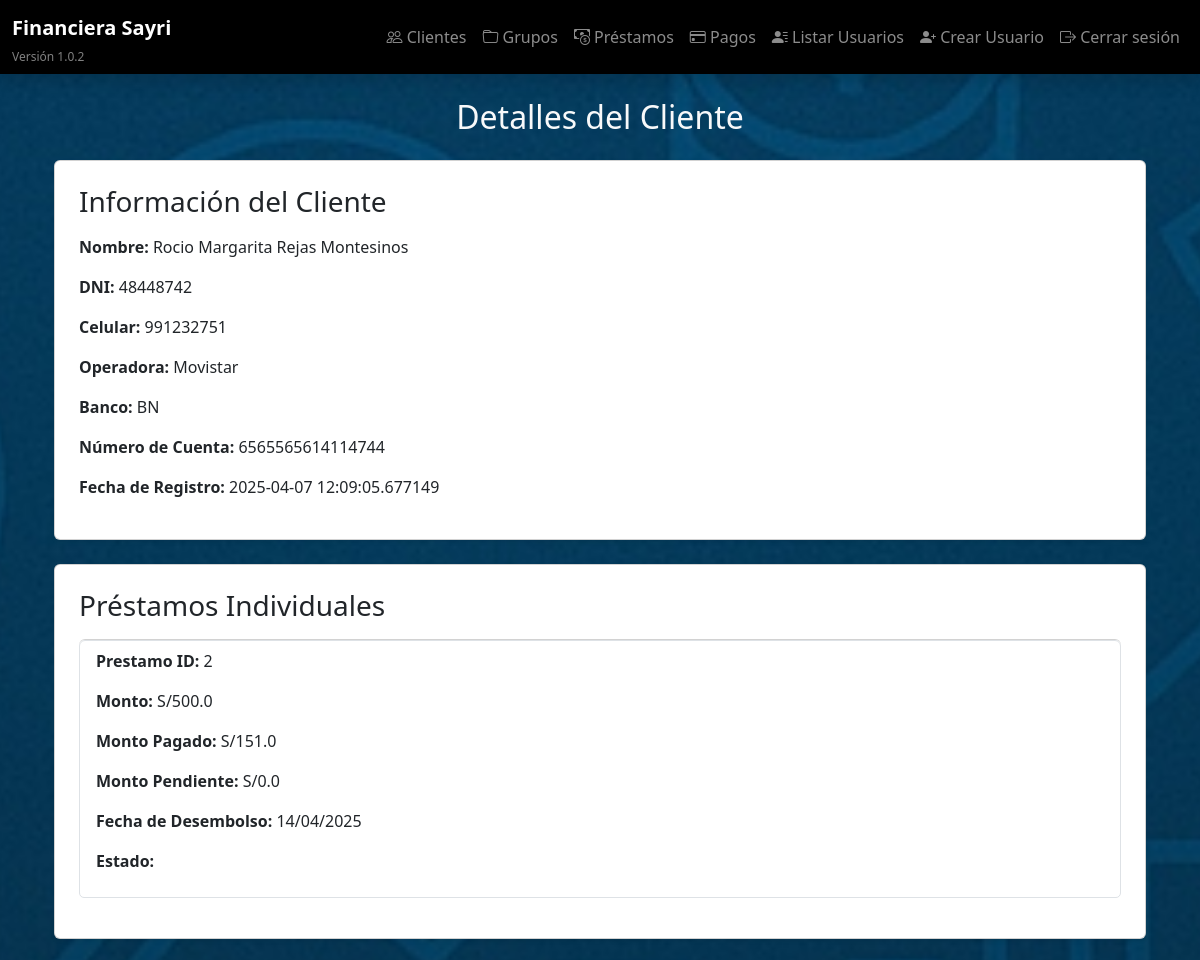
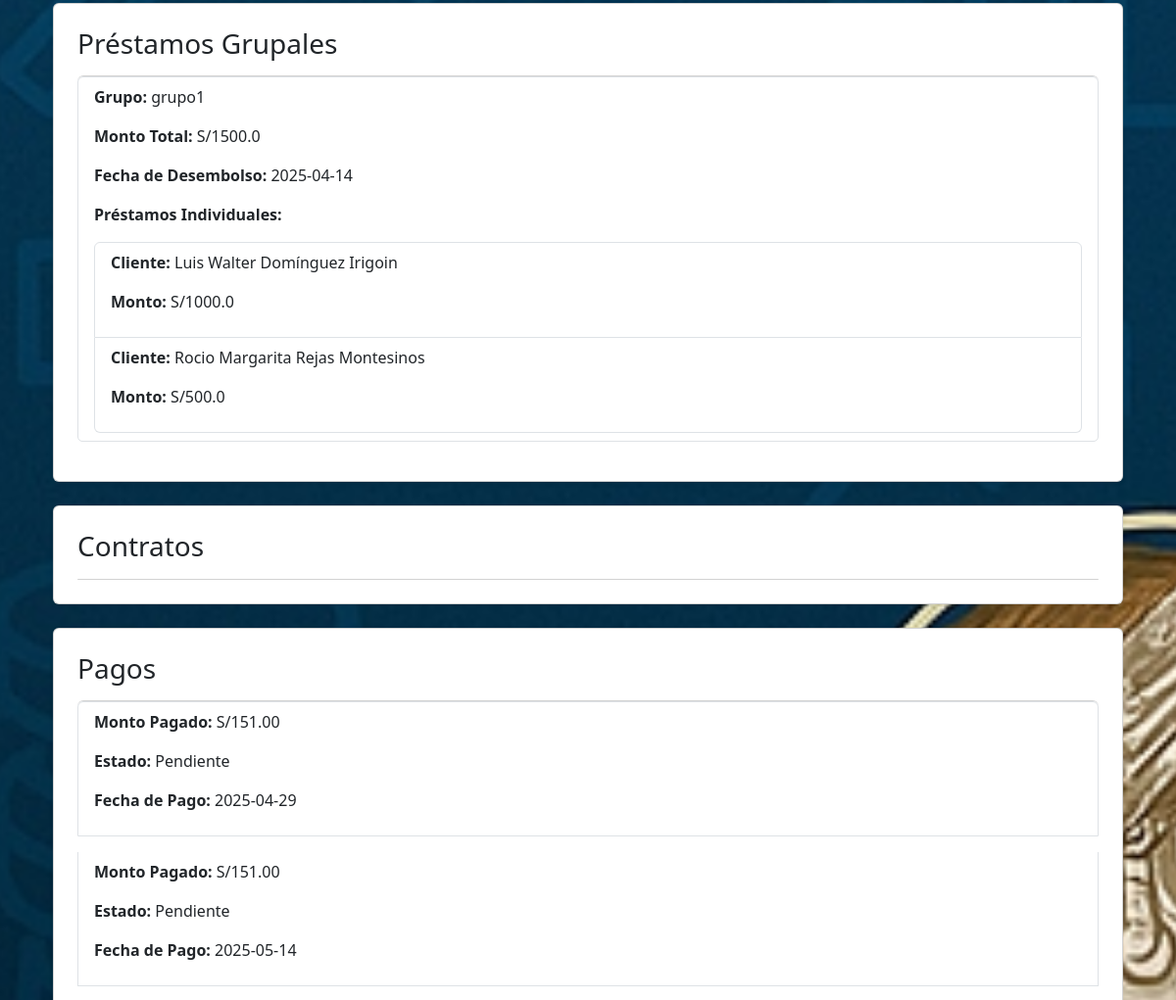
/clientes/3 (signed in, upper part), run on an earlier commit of the app's database (2 pictures, top to bottom).
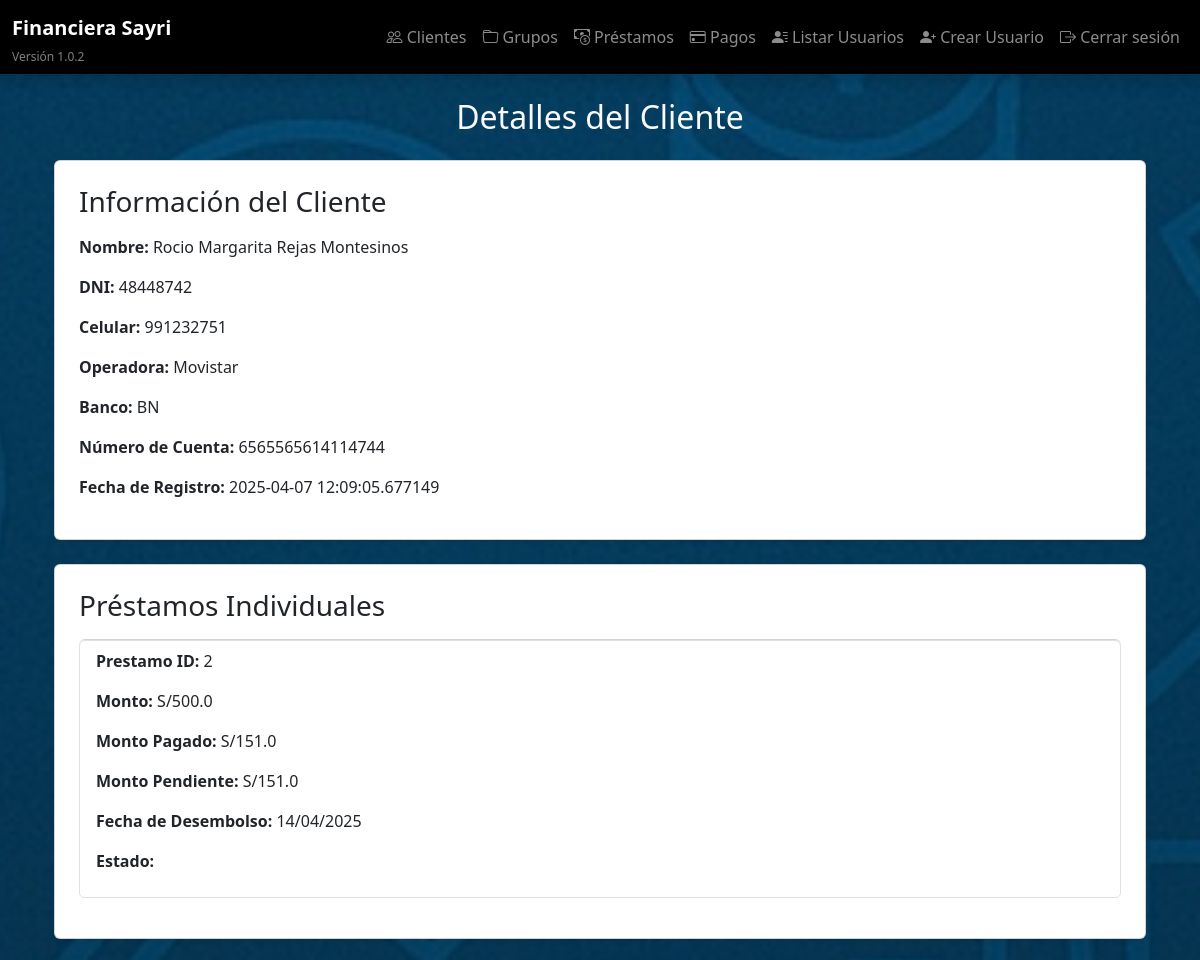
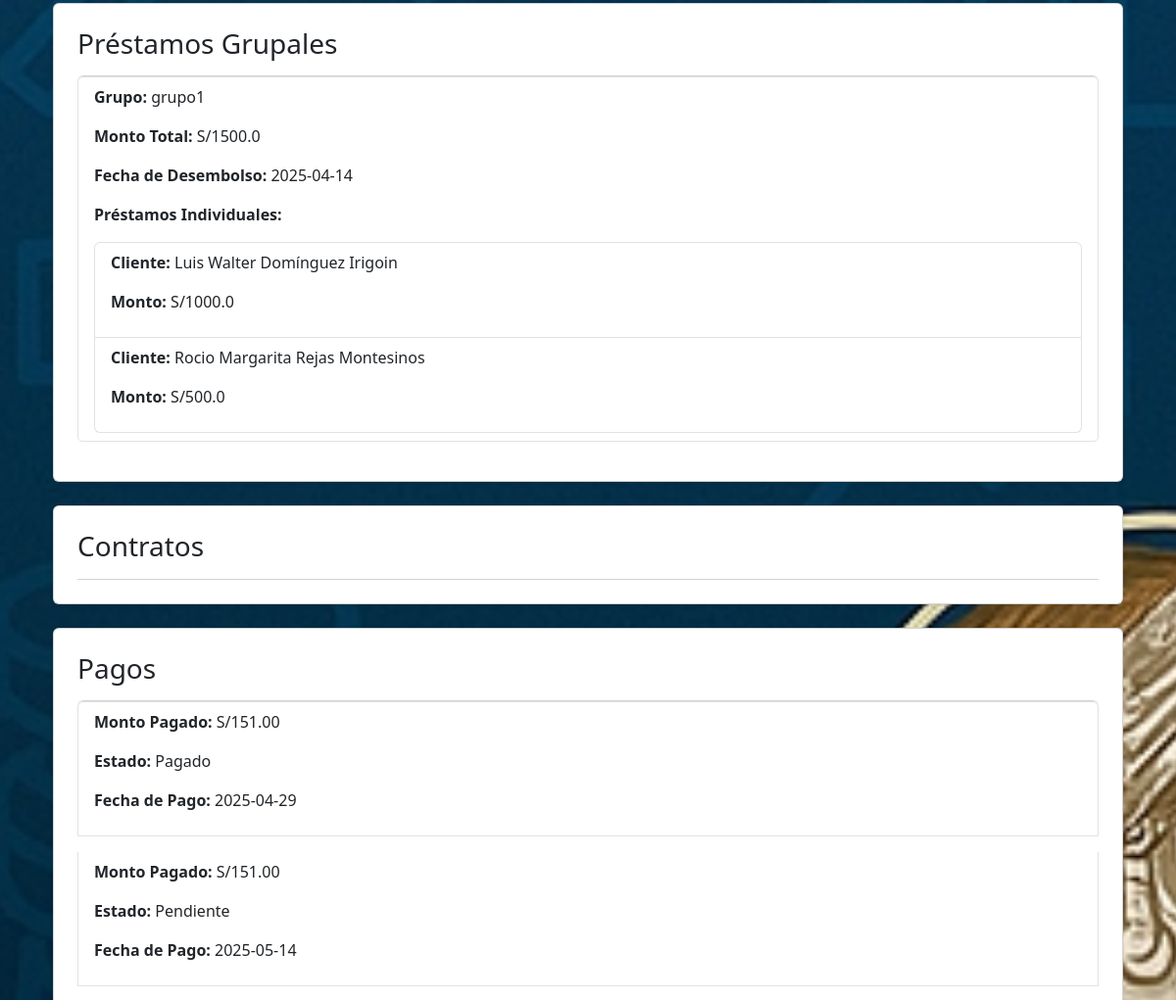
And on a later commit of the database (2 pictures, top to bottom).
### models/prestamo_individual.py (models this page shows)
class PrestamoIndividual(db.Model):
    __tablename__ = 'prestamoindividual'
    id = db.Column(db.Integer, primary_key=True)
    prestamo_grupal_id = db.Column(db.Integer, db.ForeignKey('prestamogrupal.id'), nullable=False)
    cliente_id = db.Column(db.Integer, db.ForeignKey('cliente.id'), nullable=False)
    monto_pagado = db.Column(db.Float, default=0.0)
    monto = db.Column(db.Float, nullable=False)
    pagos = db.relationship('Pago', back_populates='prestamo_individual', cascade='all, delete-orphan', lazy='subquery')  # Considerar 'subquery' si hay muchos pagos
    prestamo_grupal = db.relationship('PrestamoGrupal', back_populates='prestamos_individuales')
    @property
    def monto_pendiente(self):
        from models.pago import Pago  # Importación dentro del método para evitar ciclos
        monto_pagado = db.session.query(db.func.sum(Pago.monto_pagado)).filter(
        Pago.prestamo_individual_id == self.id,
        Pago.estado.in_(["Pagado", "Incompleto"])  # Filtrar pagos con estos estados
    ).scalar() or 0  # Si no hay pagos, asigna 0
        return float(monto_pagado)  # Conversión a float para evitar problemas con Decimal

### models/pago.py (models this page shows)
class Pago(db.Model):
    __tablename__ = 'pago'
    id = db.Column(db.Integer, primary_key=True)
    cliente_id = db.Column(db.Integer, db.ForeignKey('cliente.id'), nullable=False)
    prestamo_individual_id = db.Column(db.Integer, db.ForeignKey('prestamoindividual.id'), nullable=False)
    monto_pendiente = db.Column(db.Numeric(10, 2), nullable=True)
    monto_pagado = db.Column(db.Numeric(10, 2), nullable=True)
    estado = db.Column(db.String(20), default="Pendiente")
    fecha_pago = db.Column(db.Date, nullable=False)
    cliente = db.relationship('Cliente', backref='pagos')
    prestamo_individual = db.relationship('PrestamoIndividual', back_populates='pagos')

### models/prestamo_grupal.py (models this page shows)
class PrestamoGrupal(db.Model):
    __tablename__ = 'prestamogrupal'
    id = db.Column(db.Integer, primary_key=True)
    grupo_id = db.Column(db.Integer, db.ForeignKey('grupo.id'), nullable=False)
    fecha_desembolso = db.Column(db.Date, nullable=False, default=date.today)  # Valor por defecto: hoy
    prestamos_individuales = db.relationship('PrestamoIndividual', back_populates='prestamo_grupal', cascade='all, delete-orphan', lazy='subquery')
    @property
    def monto_total(self):
        return sum(prestamo.monto for prestamo in self.prestamos_individuales) if self.prestamos_individuales else 0.0

### models/cliente.py (models this page shows)
class Cliente(db.Model):
    __tablename__ = 'cliente'
    id = db.Column(db.Integer, primary_key=True)
    nombre = db.Column(db.String(100), nullable=False)
    apellido = db.Column(db.String(100), nullable=False)
    dni = db.Column(db.String(15), unique=True, nullable=False)
    celular = db.Column(db.String(20), nullable=False)
    operadora = db.Column(db.String(50))
    banco = db.Column(db.String(50))
    numero_cuenta = db.Column(db.String(50))
    fecha_registro = db.Column(db.DateTime, default=datetime.utcnow)
    grupo_id = db.Column(db.Integer, db.ForeignKey('grupo.id'), nullable=True)
    prestamos_individuales = db.relationship('PrestamoIndividual', backref='cliente', lazy=True)

### routes/clientes.py (the view)
@clientes_bp.route('/<int:cliente_id>')
@login_required
def detalle_cliente(cliente_id):
    cliente = Cliente.query.get_or_404(cliente_id)
    prestamos = cliente.prestamos_individuales  # Relación con los préstamos individuales
    contratos = cliente.contratos  # Relación con los contratos
    pagos = cliente.pagos  # Relación con los pagos
    prestamos_grupales = PrestamoGrupal.query.join(PrestamoIndividual).filter(PrestamoIndividual.cliente_id == cliente.id).all()  # Obtener préstamos grupales del cliente
    return render_template('clientes/detalle_cliente.html', cliente=cliente, prestamos=prestamos, contratos=contratos, pagos=pagos, prestamos_grupales=prestamos_grupales)

### templates/clientes/detalle_cliente.html (shortened to what this page needs)
{% extends "base.html" %}
{% block content %}
    <div class="container">
        <h2 class="text-center mb-4">Detalles del Cliente</h2>
        <div class="card p-4 mb-4 shadow-sm">
            <h3 class="mb-3">Información del Cliente</h3>
            <p><strong>Nombre:</strong> {{ cliente.nombre }} {{ cliente.apellido }}</p>
            <p><strong>DNI:</strong> {{ cliente.dni }}</p>
            <p><strong>Celular:</strong> {{ cliente.celular }}</p>
            <p><strong>Operadora:</strong> {{ cliente.operadora }}</p>
            <p><strong>Banco:</strong> {{ cliente.banco }}</p>
            <p><strong>Número de Cuenta:</strong> {{ cliente.numero_cuenta }}</p>
            <p><strong>Fecha de Registro:</strong> {{ cliente.fecha_registro }}</p>
        </div>
        <div class="card p-4 mb-4 shadow-sm">
            <h3 class="mb-3">Préstamos Individuales</h3>
            <ul class="list-group">
                {% for prestamo in prestamos %}
                    <li class="list-group-item mb-3">
                        <p><strong>Prestamo ID:</strong> {{ prestamo.id }}</p>
                        <p><strong>Monto:</strong> S/{{ prestamo.monto }}</p>
                        <p><strong>Monto Pagado:</strong> S/{{ prestamo.monto_pagado }}</p>
                        <p><strong>Monto Pendiente:</strong> S/{{ prestamo.monto_pendiente }}</p>
                        <p><strong>Fecha de Desembolso:</strong> {{ prestamo.prestamo_grupal.fecha_desembolso.strftime('%d/%m/%Y') }}</p>
                        <p><strong>Estado:</strong> {{ prestamo.estado }}</p>
                    </li>
                {% endfor %}
            </ul>
        </div>
        <div class="card p-4 mb-4 shadow-sm">
            <h3 class="mb-3">Préstamos Grupales</h3>
            <ul class="list-group">
                {% for prestamo_grupal in prestamos_grupales %}
                    <li class="list-group-item mb-3">
                        <p><strong>Grupo:</strong> {{ prestamo_grupal.grupo.nombre }}</p>
                        <p><strong>Monto Total:</strong> S/{{ prestamo_grupal.monto_total }}</p>
                        <p><strong>Fecha de Desembolso:</strong> {{ prestamo_grupal.fecha_desembolso }}</p>
                        <p><strong>Préstamos Individuales:</strong></p>
                        <ul class="list-group ml-4">
                            {% for prestamo_individual in prestamo_grupal.prestamos_individuales %}
                                <li class="list-group-item">
                                    <p><strong>Cliente:</strong> {{ prestamo_individual.cliente.nombre }} {{ prestamo_individual.cliente.apellido }}</p>
                                    <p><strong>Monto:</strong> S/{{ prestamo_individual.monto }}</p>
                                </li>
                            {% endfor %}
                        </ul>
                    </li>
                {% endfor %}
            </ul>
        </div>
        <div class="card p-4 mb-4 shadow-sm">
            <h3 class="mb-3">Contratos</h3>
            <ul class="list-group">
            </ul>
        </div>
        <div class="card p-4 mb-4 shadow-sm">
            <h3 class="mb-3">Pagos</h3>
            <ul class="list-group">
                {% for pago in pagos %}
                    <li class="list-group-item mb-3">
                        <p><strong>Monto Pagado:</strong> S/{{ pago.monto_pagado }}</p>
                        <p><strong>Estado:</strong> {{ pago.estado }}</p>
                        <p><strong>Fecha de Pago:</strong> {{ pago.fecha_pago }}</p>
                    </li>
                {% endfor %}
            </ul>
        </div>
    </div>
{% endblock %}

What changed in the data, as far as the page shows it:
computed for PrestamoIndividual "Rocio Margarita": monto_pendiente "0.0" → "151.0"
changed Pago: estado "Pendiente" → "Pagado"
